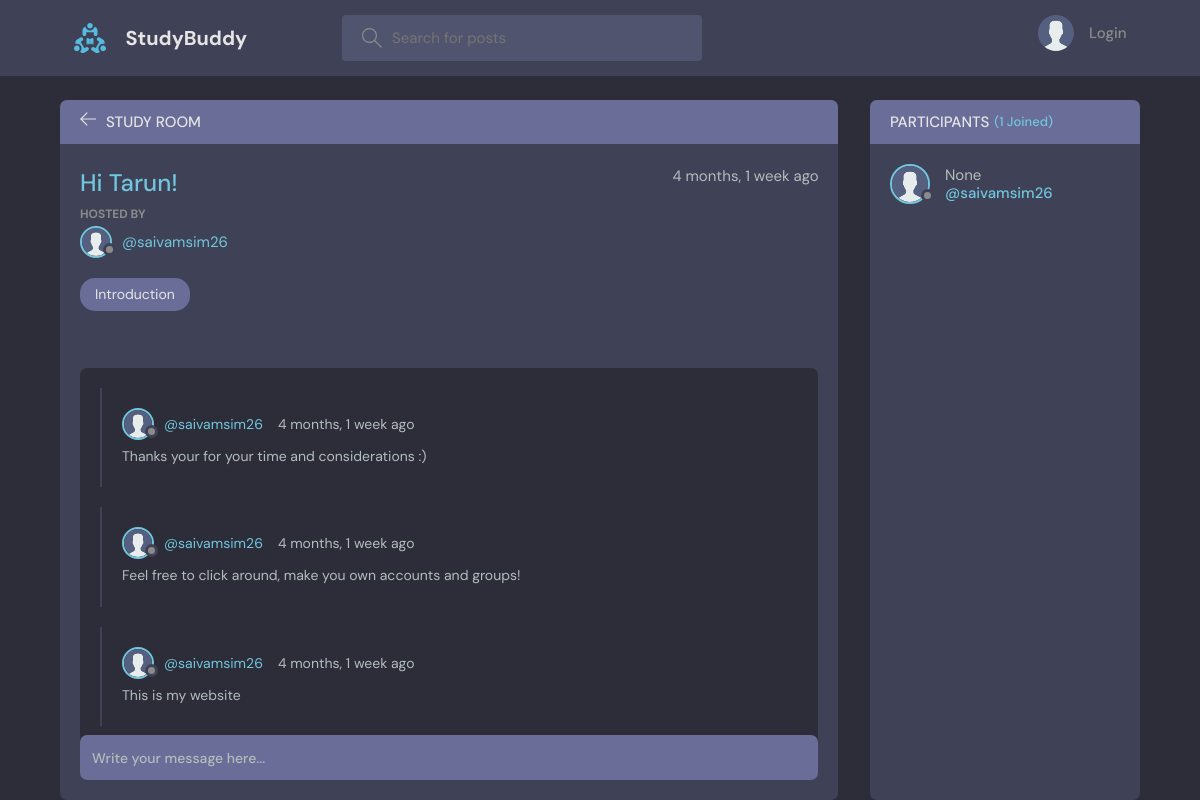
Screenshot of /room/22/ with the database file from the repository.
### base/models.py (models this page shows, shortened)
class Room(models.Model):
    host = models.ForeignKey(User, on_delete=models.SET_NULL, null=True)
    topic = models.ForeignKey(Topic, on_delete=models.SET_NULL, null=True)
    name = models.CharField(max_length=200)
    description = models.TextField(null=True, blank=True)
    participants = models.ManyToManyField(
        User, related_name='participants', blank=True)
    updated = models.DateTimeField(auto_now=True)
    created = models.DateTimeField(auto_now_add=True)
    class Meta:
        ordering = ['-updated', '-created']

class User(AbstractUser):
    name = models.CharField(max_length=200, null=True)
    email = models.EmailField(unique=True, null=True)
    bio = models.TextField(null=True)
    avatar = models.ImageField(null=True, default="avatar.svg")
    USERNAME_FIELD = 'email'
    REQUIRED_FIELDS = ['username']

class Topic(models.Model):
    name = models.CharField(max_length=200)
    def __str__(self):
        return self.name

class Message(models.Model):
    user = models.ForeignKey(User, on_delete=models.CASCADE)
    room = models.ForeignKey(Room, on_delete=models.CASCADE)
    body = models.TextField()
    updated = models.DateTimeField(auto_now=True)
    created = models.DateTimeField(auto_now_add=True)
    class Meta:
        ordering = ['-updated', '-created']

### base/views.py (the view, shortened to what this page needs)
# urls.py: path('room/<str:pk>/', views.room, name="room"),
def room(request, pk):
    room = Room.objects.get(id=pk)
    room_messages = room.message_set.all()
    participants = room.participants.all()
    context = {'room': room, 'room_messages': room_messages,
               'participants': participants}
    return render(request, 'base/room.html', context)

### base/templates/base/room.html (shortened to what this page needs)
{% extends 'main.html' %}
{% block content %}
<main class="profile-page layout layout--2">
  <div class="container">
    <div class="room">
      <div class="room__top">
        <div class="room__topLeft">
          <a href="{% url 'home' %}">
            <svg version="1.1" xmlns="http://www.w3.org/2000/svg" width="32" height="32" viewBox="0 0 32 32">
              <title>arrow-left</title>
              <path
                d="M13.723 2.286l-13.723 13.714 13.719 13.714 1.616-1.611-10.96-10.96h27.625v-2.286h-27.625l10.965-10.965-1.616-1.607z">
              </path>
            </svg>
          </a>
          <h3>Study Room</h3>
        </div>
      </div>
      <div class="room__box scroll">
        <div class="room__header scroll">
          <div class="room__info">
            <h3>{{room.name}}</h3>
            <span>{{room.created|timesince}} ago</span>
          </div>
          <div class="room__hosted">
            <p>Hosted By</p>
            <a href="{% url 'user-profile' room.host.id %}" class="room__author">
              <div class="avatar avatar--small">
                <img src="{{room.host.avatar.url}}" />
              </div>
              <span>@{{room.host.username}}</span>
            </a>
          </div>
          <span class="room__topics">{{room.topic}}</span>
        </div>
        <div class="room__conversation">
          <div class="threads scroll">
            {% for message in room_messages %}
            <div class="thread">
              <div class="thread__top">
                <div class="thread__author">
                  <a href="{% url 'user-profile' message.user.id %}" class="thread__authorInfo">
                    <div class="avatar avatar--small">
                      <img src="{{message.user.avatar.url}}" />
                    </div>
                    <span>@{{message.user.username}}</span>
                  </a>
                  <span class="thread__date">{{message.created|timesince}} ago</span>
                </div>
              </div>
              <div class="thread__details">
                {{message.body}}
              </div>
            </div>
            {% endfor %}
          </div>
        </div>
      </div>
      <div class="room__message">
        <form action="" method="POST">
          <input name="body" placeholder="Write your message here..." />
        </form>
      </div>
    </div>
    <div class="participants">
      <h3 class="participants__top">Participants <span>({{participants.count}} Joined)</span></h3>
      <div class="participants__list scroll">
        {% for user in participants %}
        <a href="{%  url 'user-profile' user.id %}" class="participant">
          <div class="avatar avatar--medium">
            <img src="{{user.avatar.url}}" />
          </div>
          <p>
            {{user.name}}
            <span>@{{user.username}}</span>
          </p>
        </a>
        {% endfor %}
      </div>
    </div>
  </div>
</main>
{% endblock content %}

### rows the page displays
Room: name "Hi Tarun!", created "4 months, 1 week", host.avatar (placeholder picture), host.username "saivamsim26", topic "Introduction"
Message: user.avatar (placeholder picture), user.username "saivamsim26", created "4 months, 1 week", body "Thanks your for your time and considerations :)"
Message: user.avatar (placeholder picture), user.username "saivamsim26", created "4 months, 1 week", body "Feel free to click around, make you own accounts and groups!"
Message: user.avatar (placeholder picture), user.username "saivamsim26", created "4 months, 1 week", body "This is my website"
User: avatar (placeholder picture), name "None", username "saivamsim26"

### other values shown
{{ participants.count }} "1"
